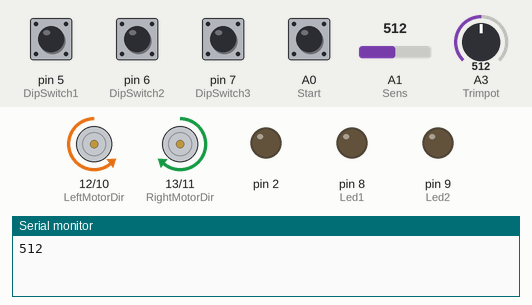
Simulated run of this sketch. Board: Arduino Uno, built with avr-gcc and run on an emulated ATmega328P. Shown: direction and speed pins drawn as motors (green arrow = direction pin HIGH = forward, orange = LOW = backward, longer = more drive), output pins drawn as LEDs (lit = HIGH), the last lines printed to the serial monitor. Inputs (shaded band) come from the test bench; at power-on: pin 5 (DipSwitch1), pin 6 (DipSwitch2), pin 7 (DipSwitch3) HIGH, A0 (Start) LOW, A1 (Sens) = 512, A3 (Trimpot) = 512. Pins used as bus, display or sensor lines are not drawn.

Above: at 4.2 s.
4.3 s: A0 (Start) pulled HIGH for 0.15 s
At 4.45 s:
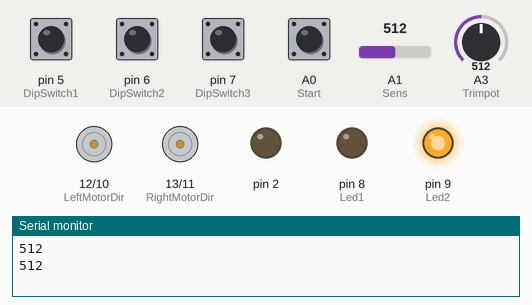
6.0 s: pin 5 (DipSwitch1) pulled LOW for 0.15 s
At 6.07 s:
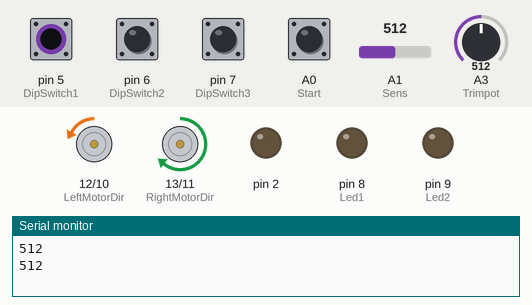
7.6 s: pin 6 (DipSwitch2) pulled LOW for 0.15 s
At 7.67 s:
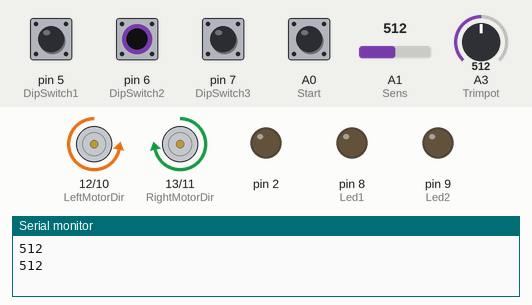
9.2 s: pin 5 (DipSwitch1) pulled LOW for 1 s
At 11.4 s:
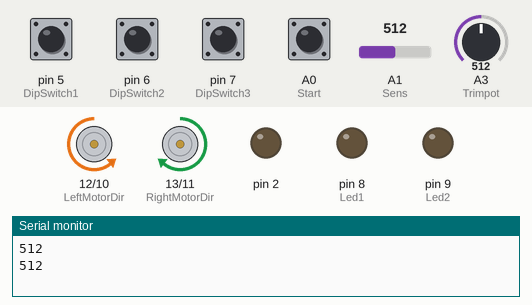
11.7 s: pin 5 (DipSwitch1) driven LOW and pin 6 (DipSwitch2) driven LOW
At 12.8 s:
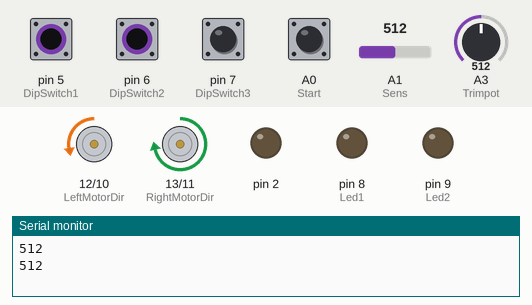
13.2 s: pin 7 (DipSwitch3) pulled LOW for 0.15 s
At 14.5 s:
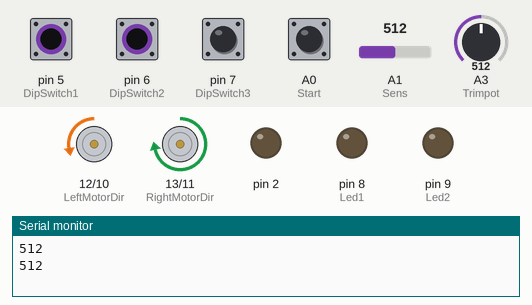
Timing chart, 0 to 15.8 s (numbered marks = the images above; inputs shaded):
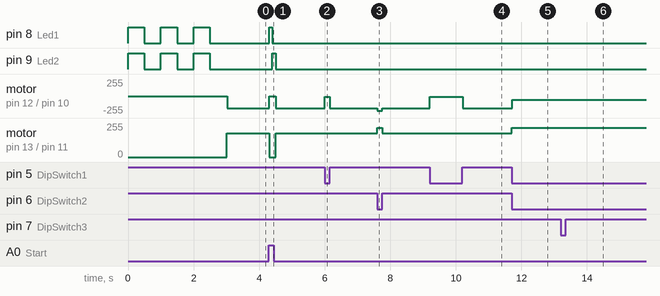

Measured:
- after the input at 4.3 s, pin 8 (Led1): LOW → HIGH at once, → LOW 0.10 s later; pin 9 (Led2): LOW → HIGH after 0.10 s, → LOW 0.10 s later
- after the input at 6.0 s, motor on pin 12 (LeftMotorDir) / pin 10 (LeftMotorPwmPin): backward 180/255 → backward 13/255 at once, → backward 180/255 0.15 s later
- after the input at 7.6 s, motor on pin 12 (LeftMotorDir) / pin 10 (LeftMotorPwmPin): backward 180/255 → backward 220/255 at once, → backward 180/255 0.15 s later; motor on pin 13 (RightMotorDir) / pin 11 (RightMotorPwmPin): forward 180/255 → forward 220/255 at once, → forward 180/255 0.15 s later
- after the input at 9.2 s, motor on pin 12 (LeftMotorDir) / pin 10 (LeftMotorPwmPin): backward 180/255 → backward 10/255 at once, → backward 180/255 1.0 s later
- after the input at 11.7 s, motor on pin 12 (LeftMotorDir) / pin 10 (LeftMotorPwmPin): backward 180/255 → backward 53/255 at once; motor on pin 13 (RightMotorDir) / pin 11 (RightMotorPwmPin): forward 180/255 → forward 220/255 at once
- after the input at 13.2 s, motor on pin 12 (LeftMotorDir) / pin 10 (LeftMotorPwmPin): backward 53/255 → backward 57/255 at once, → backward 53/255 0.15 s later

The sketch:

line_follower_corregido.ino
```cpp
// =====================================================================
// Seguidor de línea con PID - Versión corregida
// Cambios respecto al original:
//  - Se quitó el uso del pin 1 (TX serie) como salida digital.
//  - Se eliminó NosTime / delay() muerto dentro de la lectura de sensores.
//  - ReadSensor() reescrito con tablas en vez de 32 bloques if/else.
//  - Lógica de "línea perdida" reemplazada por una explícita y funcional.
//  - Se agregó espera del botón/switch de Start antes de arrancar.
//  - Se quitó MotorControl2() por no usarse (revisar si la necesitas).
// ========================================================

//Multiplexor: el multiplexor es el conjunto de todos nuestros 16 sensores de linea 0-15
//DeepSwitch: sirve para poner distintas funciones dentro de un mismo codigo

#define RightMotorDir     13 //indica la direccion del motor derecho
#define RightMotorPwmPin  11 //indica el pin pwm de motor derecho
#define LeftMotorDir      12 //indica la direccion del motor izquierdo
#define LeftMotorPwmPin   10 //indica el pin pwm de motor izquierdo
#define Led1 8 //indica el pin del LED indicador numero 1
#define Led2 9//indica el pin del LED indicador numero 2

#define DipSwitch1 5 //este es el DipSwitch 1 (281), en este caso para la ponderacion proporcional(kp)
#define DipSwitch2 6 //este es el DipSwitch 2 (288), en este caso para el Limite minimo y limite maximo
#define DipSwitch3 7 //este es el DipSwitch 3 (295), en este caso para la ponderacion derivativa(kd)

#define Start A0 //aqui definimos el Microstart W si tu módulo es activo en bajo

#define s0 A2 //definimos nuestro primer pin de control del multiplexor en el pin analogico A2
#define s1 A4 //definimos el segundo pin del multiplexor en el pin analogico A4
#define s2 A5 //definimos nuestro tercer pin de control del mulen el Pin analogico A0 (el microstart sirve para prender el robot de manera remota )
#define MICROSTART_ACTIVO LOW // cambia a LOtlexor en el pin analogico A5
#define s3 4 //definimos nuestro cuarto y ultimo pin de control del multiplexor en el pin 4 (el multiplexor es el conjunto de todos nuestros 16 sensores de linea 0-15)
#define Sens A1 //este "sens" ayuda con la lectura de los sensores del multiplexor (el multiplexor es el conjunto de todos nuestros 16 sensores de linea 0-15)
#define Trimpot A3 //definimos nuestro trimpot en el pin analogico A3 (el trimpot es el potenciometro que nos ayuda a regular la base_speed y la speed_plus)

int valor;
int a = 0;              // error calculado por el sensor
int b = 0;               // marca si un sensor extremo detectó línea (+-500)
int Threshold = 300;     // umbral blanco/negro
int LimitMin = -220; // este es nuestro limite minimo original, tambien lo puede afectar el dipswitch, se representa en negativos debido a que la velocidad negativa infiere en la direccion
int LimitMax = 200; //este es nuestro limite maximo original, tambien puede ser afectado por el DipSwitch
int Error; //esta es nuestra variable del error ayuda a saber en que posicion estamos respecto a la posicion ideal, tambien afecta a la correcion
int LastError = 0; //este es nuestra variable del ultimo error sirva para calcular el error conforme a la posicion actual del robot
int TotalError; //es la variable que nos ayuda a identificar el valor de la suma de todos los errores
int Correction;
int BaseSpeed;
int ExtraNos;
int NoNos;

float Kp;
float Ki;
float Kd;

int RightMotorPwm = 0;
int LeftMotorPwm = 0;
int zemin = 1;          // 1 = línea negra sobre fondo blanco, 0 = invertido

int lastDirection = 0;  // última dirección conocida de la línea (para recuperación)

// ---------------------------------------------------------------------
// Tabla de canales del multiplexor (S0,S1,S2,S3) para cada sensor i=0..15
// (misma asignación de canales que el código original)
// ---------------------------------------------------------------------
const bool muxChannels[16][4] = {
  {1,1,1,0}, // i=0  centro
  {0,0,0,1}, // i=1
  {0,1,1,0}, // i=2
  {1,0,1,0}, // i=3
  {1,0,0,1}, // i=4
  {0,0,1,0}, // i=5
  {0,1,0,1}, // i=6
  {0,1,0,0}, // i=7
  {1,1,0,0}, // i=8
  {1,1,0,1}, // i=9
  {0,0,1,1}, // i=10
  {1,0,1,1}, // i=11
  {0,1,1,1}, // i=12
  {1,1,1,1}, // i=13 (canal central, se reutiliza para el boost de recta)
  {0,0,0,0}, // i=14
  {1,0,0,0}, // i=15
};//matriz de datos, 16 x 4

const int  sensorPos[16]     = {0,-30,30,80,-80,100,-100,220,150,-150,-220,-350,-490,0,490,350}; //valor de las posiciones de los sensores
const bool sensorExtreme[16] = {0,0,0,0,0,0,0,1,1,1,1,1,1,0,1,1}; // indica si seguimos centrados en la linea o salimos completamente marcandolos sensores con mayor valor absoluto |X|

// ---------------------------------------------------------------------

void setup() {
  pinMode(DipSwitch1, INPUT);
  pinMode(DipSwitch2, INPUT);
  pinMode(DipSwitch3, INPUT);
  pinMode(Start, INPUT);

  digitalWrite(DipSwitch1, HIGH);
  digitalWrite(DipSwitch2, HIGH);
  digitalWrite(DipSwitch3, HIGH);

  pinMode(2, OUTPUT);
  pinMode(Led1, OUTPUT);
  pinMode(Led2, OUTPUT);
  pinMode(s0, OUTPUT);
  pinMode(s1, OUTPUT);
  pinMode(s2, OUTPUT);
  pinMode(s3, OUTPUT);

  digitalWrite(s0, LOW);
  digitalWrite(s1, LOW);
  digitalWrite(s2, LOW);
  digitalWrite(s3, LOW);

  // Secuencia de inicio con LEDs
  for (int xp = 0; xp < 3; xp++) {
    digitalWrite(Led1, HIGH);
    digitalWrite(Led2, HIGH);
    delay(500);
    digitalWrite(Led1, LOW);
    digitalWrite(Led2, LOW);
    delay(500);
  }

  //int SpeedPlus = analogRead(Trimpot);
  BaseSpeed = 177; //(30 + (SpeedPlus / 8)); // Min 30 - Max 178
  ExtraNos = BaseSpeed + 10;
  NoNos = BaseSpeed;

  pinMode(Sens, INPUT);
  pinMode(RightMotorDir, OUTPUT);
  pinMode(RightMotorPwmPin, OUTPUT);
  pinMode(LeftMotorDir, OUTPUT);
  pinMode(LeftMotorPwmPin, OUTPUT);

  Serial.begin(9600);
}

// Selecciona un canal del multiplexor y espera a que la señal se asiente
void seleccionarCanal(int i) {
  digitalWrite(s0, muxChannels[i][0]);
  digitalWrite(s1, muxChannels[i][1]);
  digitalWrite(s2, muxChannels[i][2]);
  digitalWrite(s3, muxChannels[i][3]);
  delayMicroseconds(10);
}

int ReadSensor() {
  int zemin1, zemin2;

  // Canal 5 y 6 se usan como referencia para decidir si la línea es negra o blanca
  seleccionarCanal(5);
  zemin1 = analogRead(Sens);
  seleccionarCanal(6);
  zemin2 = analogRead(Sens);


  if (zemin1 < Threshold && zemin2 < Threshold) {
    zemin = 0;
  } else if (zemin1 > Threshold && zemin2 > Threshold) {
    zemin = 1;
  }


  a = 0;
  b = 0;
  bool lineaDetectada = false;

  for (int i = 0; i <= 15; i++) {
    if (i == 13) continue; // canal central, no aporta posición directa

    seleccionarCanal(i);
    int lectura = analogRead(Sens);
    bool detecta = (zemin == 1) ? (lectura < Threshold) : (lectura > Threshold);

    if (detecta) {
      lineaDetectada = true;
      a = sensorPos[i];
      if (sensorExtreme[i]) {
        b = (sensorPos[i] > 0) ? 500 : -500;
      }
    }
  }

  //if (lineaDetectada) {
    //lastDirection = a;
  //} else {
    // Línea perdida: gira con fuerza hacia el lado donde se vio por última vez
    a = (lastDirection >= 0) ? LimitMax : LimitMin;
  //}

  // Boost de velocidad en recta: reutiliza el canal central (i=13)
  seleccionarCanal(13);
  int centro = analogRead(Sens);
  bool rectaDetectada = (zemin == 1) ? (centro < 500) : (centro > 500);

  if (lineaDetectada && a == 0 && rectaDetectada) {
    BaseSpeed = ExtraNos;
    digitalWrite(Led1, HIGH);
    digitalWrite(Led2, HIGH);
  } else {
    BaseSpeed = NoNos;
    digitalWrite(Led1, LOW);
    digitalWrite(Led2, LOW);
  }

  return a;
}

void MotorControl(int LeftMotorPwm, int RightMotorPwm) {
  if (LeftMotorPwm <= 0) {
    LeftMotorPwm = abs(LeftMotorPwm);
    digitalWrite(LeftMotorDir, LOW);
    analogWrite(LeftMotorPwmPin, LeftMotorPwm);
  } else {
    digitalWrite(LeftMotorDir, HIGH);
    analogWrite(LeftMotorPwmPin, LeftMotorPwm);
  }

  if (RightMotorPwm <= 0) {
    RightMotorPwm = abs(RightMotorPwm);
    digitalWrite(RightMotorDir, LOW);
    analogWrite(RightMotorPwmPin, RightMotorPwm);
  } else {
    digitalWrite(RightMotorDir, HIGH);
    analogWrite(RightMotorPwmPin, RightMotorPwm);
  }
}

void loop() {

  // =============================
  // ARRANQUE AUTOMÁTICO DE PRUEBA
  // =============================

  // Espera la señal de arranque (botón / MicroStart) antes de moverse.
  // Verifica la polaridad de tu switch: si tu Start es activo en bajo,
  // cambia esta condición a "== HIGH".
  // Espera a que el microstart se active
  valor = analogRead(Trimpot);
  Serial.println(valor);

while (digitalRead(Start) != MICROSTART_ACTIVO) {
  digitalWrite(Led1, HIGH);   // LEDs parpadeando mientras espera
  digitalWrite(Led2, LOW);
  delay(100);
  digitalWrite(Led1, LOW);
  digitalWrite(Led2, HIGH);
  delay(100);
}
digitalWrite(Led1, LOW);
digitalWrite(Led2, LOW);


  // =============================
  // CONTROL DEL ROBOT
  // =============================

  static float filteredError = 0;

  while (1) {
    if (digitalRead(Start) != MICROSTART_ACTIVO) {
  MotorControl(0, 0);
  TotalError = 0;      // reinicia la integral
  LastError = 0;
  return;              // sale de loop() y vuelve a esperar el arranque
}

    ReadSensor();

    Error = a;

    filteredError = (filteredError * 0.7) + (Error * 0.3);

    TotalError += filteredError;
    TotalError = constrain(TotalError, -15000, 15000);

    Correction = (Kp * filteredError) +
                 (Ki * TotalError) +
                 (Kd * (filteredError - LastError));

    LastError = filteredError;

    RightMotorPwm = BaseSpeed + Correction;
    LeftMotorPwm  = BaseSpeed - Correction;

    RightMotorPwm = constrain(RightMotorPwm, LimitMin, LimitMax);
    LeftMotorPwm  = constrain(LeftMotorPwm, LimitMin, LimitMax);

    MotorControl(LeftMotorPwm, RightMotorPwm);

    // Ajustes PID con DIP switch
    if (digitalRead(DipSwitch1) == 1) {
      Kp = 2;
    } else {
      Kp = 1;

    }

    if (digitalRead(DipSwitch2) == 1) {
      LimitMin = -180;
      LimitMax = 180;
    } else {
      LimitMin = -220;
      LimitMax = 220;
    }

    if (digitalRead(DipSwitch3) == 1) {
      Kd = 3.5;
    } else {
      Kd = 7.0;
    }

    Ki = 0.0005;
  }
}
```
